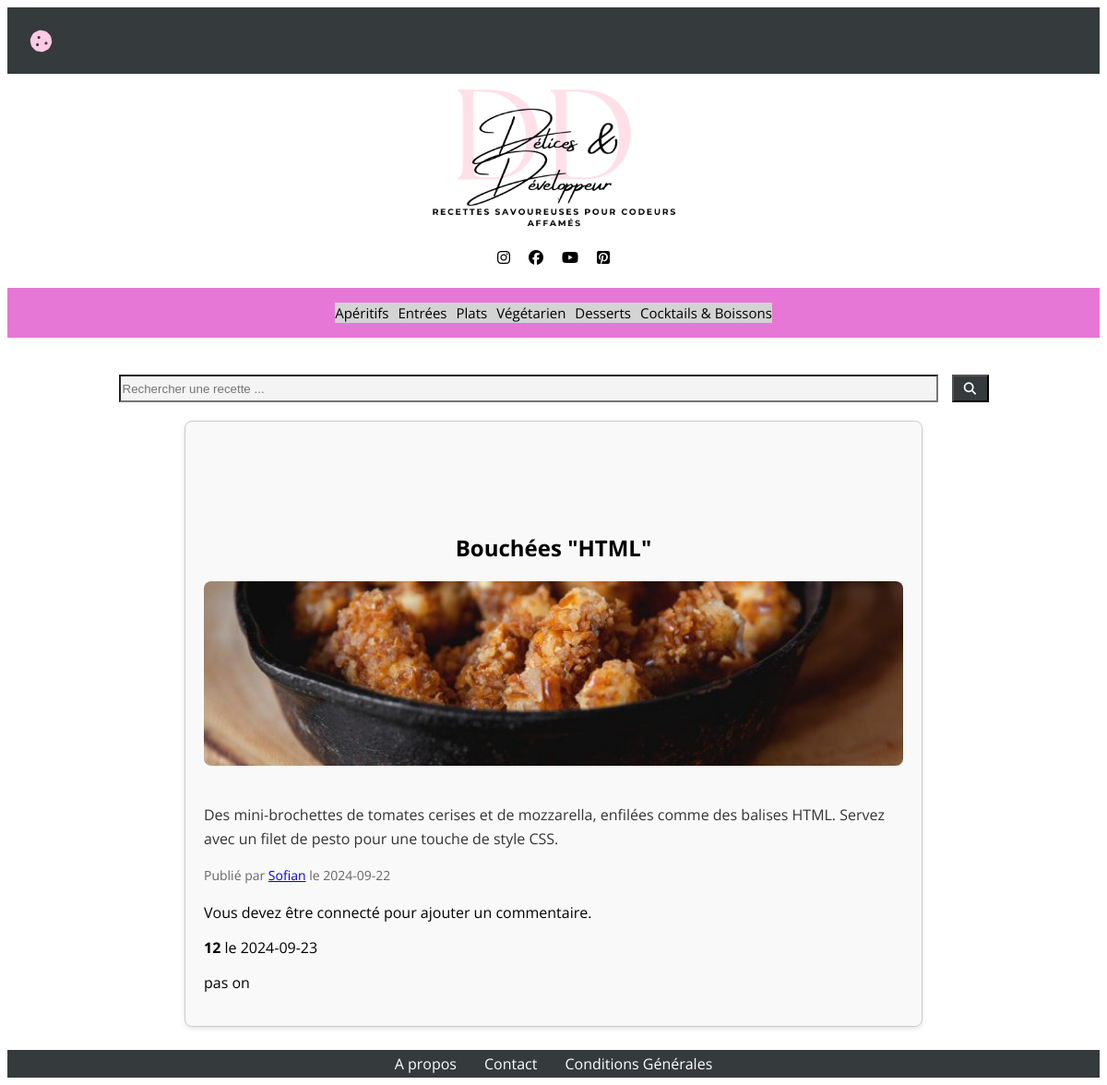
Screenshot of /showarticle.php?id_article=9 with the database file from the repository.
### tables this page shows
CREATE TABLE `article` (
  `id_article` int NOT NULL,
  `titre` varchar(250) NOT NULL,
  `contenu` text NOT NULL,
  `date_publication` date NOT NULL,
  `id_auteur` int NOT NULL,
  `image` varchar(250) NOT NULL,
  `id_utilisateur` int NOT NULL,
  `id_categorie` int NOT NULL
);

CREATE TABLE `utilisateur` (
  `id_utilisateur` int NOT NULL,
  `nom` varchar(250) NOT NULL,
  `email` varchar(250) NOT NULL,
  `mdp` varchar(60) NOT NULL,
  `role` varchar(250) NOT NULL DEFAULT '0',
  `prenom` varchar(250) NOT NULL
);

CREATE TABLE `commentaire` (
  `id_com` int NOT NULL,
  `date_com` date NOT NULL,
  `id_article` int NOT NULL,
  `id_utilisateur` int NOT NULL,
  `contenu` varchar(250) NOT NULL
);

### functions.php (called while the page is built, shortened)
<?php
function getComByArticle($idArticle)
{
    $dbh = dbconnect();
    $stmt = $dbh->prepare("SELECT * FROM commentaire WHERE id_article = :id_article ORDER BY date_com DESC");
    $stmt->bindParam(':id_article', $idArticle);
    $stmt->execute();
    return $stmt->fetchAll(PDO::FETCH_ASSOC);
}
function getAuthorById($idUtilisateur)
{
    $dbh = dbconnect();
    $stmt = $dbh->prepare("SELECT nom, prenom FROM utilisateur WHERE id_utilisateur = :id_utilisateur");
    $stmt->execute([':id_utilisateur' => $idUtilisateur]);
    return $stmt->fetch(PDO::FETCH_ASSOC);
}
function getArticleById($idArticle)
{
    $dbh = dbconnect();
    $stmt = $dbh->prepare("SELECT * FROM article WHERE id_article = :id_article");
    $stmt->bindParam(':id_article', $idArticle);
    $stmt->execute();
    return $stmt->fetch(PDO::FETCH_ASSOC);
}

### showarticle.php (the view, shortened to what this page needs)
<?php
require_once 'functions.php';
require_once 'partials/header.php';
if (isset($_GET['id_article'])) {
    $id_article = $_GET['id_article'];
    $article = getArticleById($id_article);
    if ($article) {
        $auteur = getAuthorById($article['id_utilisateur']);
        echo '<div class="article-container">';
        echo '<h1 class="article-title">' . htmlspecialchars($article['titre']) . '</h1>';
        if (!empty($article['image'])) {
            echo '<img src="' . htmlspecialchars($article['image']) . '" alt="Image de l\'article" class="article-image">';
        }
        echo '<p class="article-content">' . nl2br(htmlspecialchars($article['contenu'])) . '</p>';
        echo '<p class="article-meta">Publié par  <a href="author_articles.php?prenom=' . htmlspecialchars($auteur['prenom']) . '">' . htmlspecialchars($auteur['prenom']) . '</a>
 le ' . htmlspecialchars($article['date_publication']) . '</p>';
        if (isset($_SESSION['utilisateur'])) {
            echo '<div class="comment-form">';
            echo '<h3>Ajouter un commentaire</h3>';
            echo '<form action="" method="post">
                    <input type="hidden" name="id_article" value="' . htmlspecialchars($id_article) . '">
                    <input type="text" name="commentaire" placeholder="Votre commentaire" required>
                    <input type="submit" value="Publier">
                  </form>';
            echo '</div>';
        } else {
            echo '<p>Vous devez être connecté pour ajouter un commentaire.</p>';
        }
        echo '<div class="comments-container">';
        $comments = getComByArticle($id_article);
        foreach ($comments as $comment) {
            echo '<div class="comment">';
            echo '<p><strong>' . htmlspecialchars($comment['id_utilisateur']) . '</strong> le ' . htmlspecialchars($comment['date_com']) . '</p>';
            echo '<p>' . nl2br(htmlspecialchars($comment['contenu'])) . '</p>';
            echo '</div>';
        }
        echo '</div>';
        echo '</div>';
    } else {
        echo '<p>Article non trouvé.</p>';
    }
} else {
    echo '<p>Aucun article spécifié.</p>';
}
require_once 'partials/footer.php';

### styles.css (style rules this page uses)
body { font-family: "Open Sans", sans-serif; font-optical-sizing: auto; font-weight: weight; font-style: normal; font-variation-settings: "wdth" 100; }
.article-image { width: 100%; height: auto; max-height: 200px; object-fit: cover; border-radius: 4px; margin: 10px 0; }
.article-container { max-width: 800px; margin: 20px auto; padding: 20px; background-color: #f9f9f9; border: 1px solid #ccc; border-radius: 8px; box-shadow: 0 2px 5px rgba(0, 0, 0, 0.1); box-sizing: border-box; }
.article-title { font-size: 24px; margin-bottom: 10px; }
.article-meta { font-size: 14px; color: #666; margin-bottom: 20px; }
.article-image { max-width: 100%; height: auto; border-radius: 8px; margin-bottom: 20px; }
.article-content { font-size: 16px; line-height: 1.6; color: #333; }
h1 { text-align: center; margin-top: 100px; }

### rows the page displays
article: titre "Bouchées \"HTML\"", image (picture), contenu "Des mini-brochettes de tomates cerises et de mozzarella, enfilées comme des balises HTML. Servez avec un filet de pesto pour une touche de style CSS.", date_publication "2024-09-22"
utilisateur: prenom "Sofian"
commentaire: id_utilisateur "12", date_com "2024-09-23", contenu "pas on"
